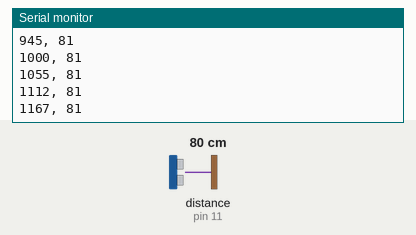
Recording of a sketch running on a simulated Arduino Uno, built with avr-gcc and run on an emulated ATmega328P. On the bench: the last lines printed to the serial monitor. Inputs (shaded band) come from the test bench; at power-on: distance to the obstacle (sensor on pin 11) 80 cm. The echo pulse lasts 58.3 µs per cm.

Above: at 1.2 s.
1.3 s: distance to the obstacle (sensor on pin 11) set to 4 cm
At 1.34 s:
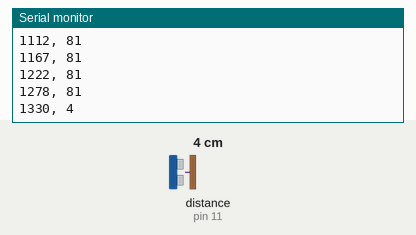
4.3 s: distance to the obstacle (sensor on pin 11) set to 2 cm
At 4.31 s:
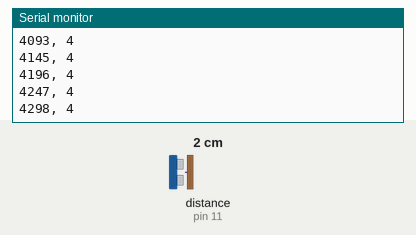
Timing chart, 0 to 7.3 s (numbered marks = the images above; inputs shaded):
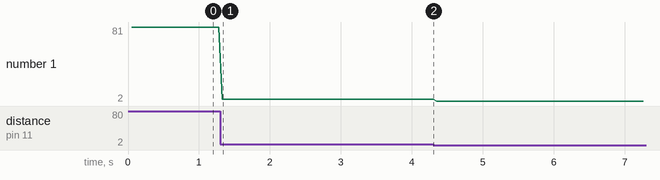

Measured:
- after the input at 1.3 s, the serial monitor: prints a new line at once (image 1)
- plotted number 1: 81 → 4 after the input at 1.3 s

The sketch:

measure_distance.ino
```cpp
#include <NewPing.h>


#define TRIGGER_PIN  12  // Arduino pin tied to trigger pin on the ultrasonic sensor.
#define ECHO_PIN     11  // Arduino pin tied to echo pin on the ultrasonic sensor.
#define MAX_DISTANCE 200 // Maximum distance we want to ping for (in centimeters).

NewPing sonar(TRIGGER_PIN, ECHO_PIN, MAX_DISTANCE); // NewPing setup of pins and maximum distance.

void setup() {

  Serial.begin(57600); // Don’t worry about this for now :)

}

void loop() {

  delay(50); // Wait 50ms between pings (about 20 pings/sec). 29ms should be the shortest delay between pings.
  unsigned int sendPing = sonar.ping(); // Send ping, get ping time in microseconds.
  unsigned int distanceMeasured = sendPing / US_ROUNDTRIP_CM ; // Convert ping time to distance in cm

  // This prints out the distance measured by the sensor in a new screen

  Serial.print(millis());
  Serial.print(", ");
  Serial.println(distanceMeasured);

}
```
